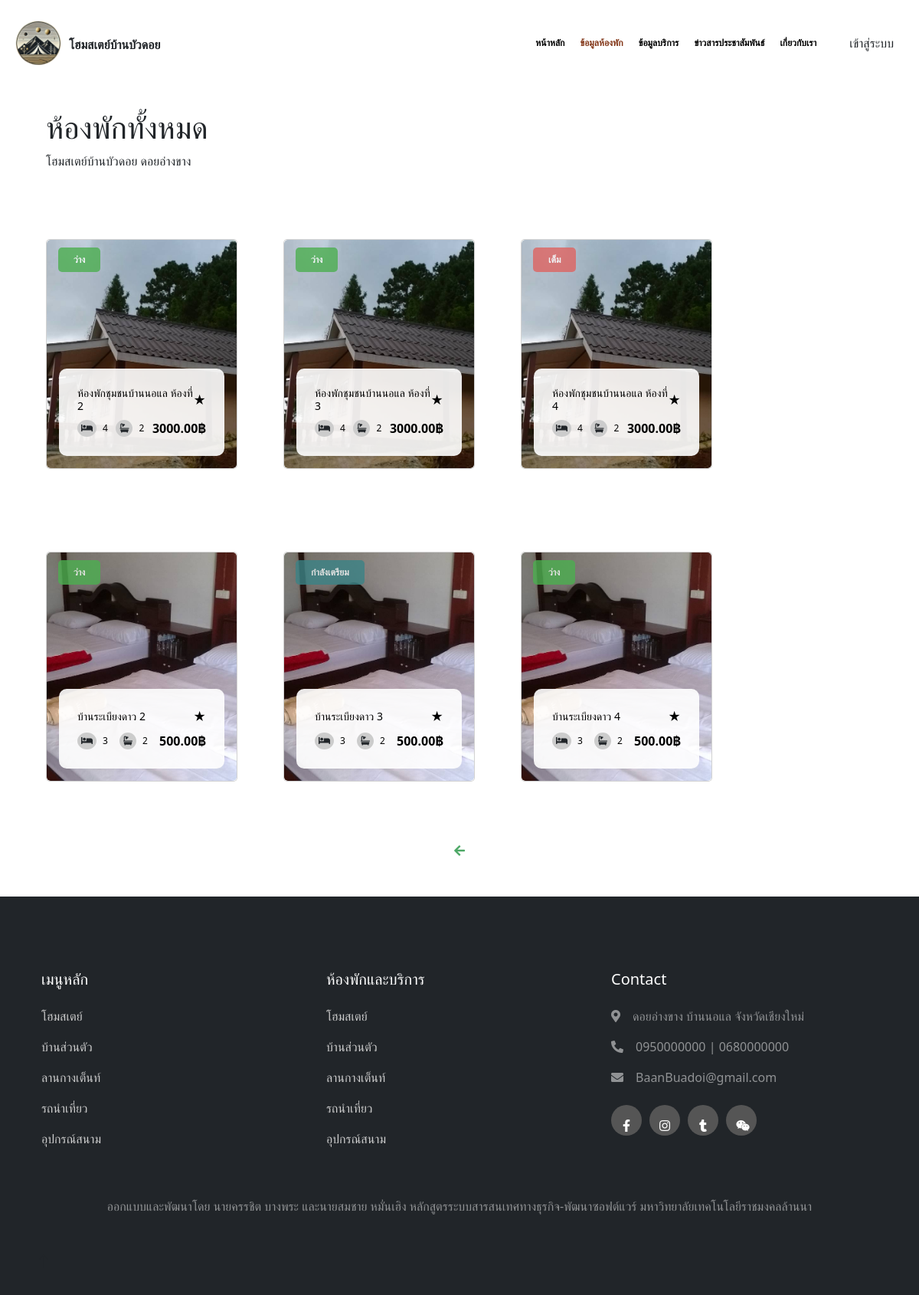
The app's page /room_product.php?page=2 with its own data.
### tables this page shows
CREATE TABLE `room_product` (
  `roomID` smallint(5) UNSIGNED ZEROFILL NOT NULL,
  `roomPrice` decimal(8,2) NOT NULL,
  `roomName` varchar(100) NOT NULL,
  `roomDetail` varchar(500) NOT NULL,
  `roomBed` smallint(3) NOT NULL,
  `roomBath` smallint(3) NOT NULL,
  `roomLocation` varchar(500) NOT NULL,
  `roomPic` varchar(100) NOT NULL,
  `roomMax` smallint(2) NOT NULL,
  `roomMin` tinyint(1) NOT NULL,
  `stdID` smallint(5) UNSIGNED ZEROFILL NOT NULL
);

### room_product.php (the view, shortened to what this page needs)
<?php
$db_con = connect_db();
?>
<!DOCTYPE html>
<html lang="en">
<head>
    <link href="https://cdn.jsdelivr.net/npm/bootstrap@5.0.2/dist/css/bootstrap.min.css" rel="stylesheet">
    <link rel="stylesheet" href="tabbar_view/nav_bar.css">
    <link rel="stylesheet" href="style1.css">
    <link rel="stylesheet" href="button.css">
    <link rel="stylesheet" href="card.css">
    <link href="https://cdnjs.cloudflare.com/ajax/libs/font-awesome/5.10.0/css/all.min.css" rel="stylesheet">
    <link href="https://cdn.jsdelivr.net/npm/bootstrap-icons@1.4.1/font/bootstrap-icons.css" rel="stylesheet">
    <link href="lib/animate/animate.min.css" rel="stylesheet">
    <link href="lib/owlcarousel/assets/owl.carousel.min.css" rel="stylesheet">
    <link href="css/bootstrap.min.css" rel="stylesheet">
    <link rel="stylesheet" href="https://cdn.datatables.net/2.1.4/css/dataTables.dataTables.css" />
    <link href="https://cdnjs.cloudflare.com/ajax/libs/bootstrap-datepicker/1.9.0/css/bootstrap-datepicker.min.css" rel="stylesheet">
    <link rel="stylesheet" href="https://cdn.jsdelivr.net/npm/sweetalert2@11/dist/sweetalert2.min.css">
</head>
<body>
    <div class="container-xxl bg-white p-0">
        <nav id="navbar">
            <?php include("tabbar_view/tab_bar.php"); ?>
        </nav>
        <div class="text-start mx-auto mb-5 wow slideInLeft" data-wow-delay="0.1s">
            <div id="title2" style="margin: 60px 60px">
                <h1>ห้องพักทั้งหมด</h1>
                <p>โฮมสเตย์บ้านบัวดอย ดอยอ่างขาง</p>
            </div>
        </div>
        <?php
            $stdID = isset($_GET['stdID']) ? $_GET['stdID'] : null;
            $page = isset($_GET['page']) ? (int)$_GET['page'] : 1;
            $limit = 12;
            $offset = ($page - 1) * $limit;
            if ($stdID) {
                $sql = 'SELECT roomPic, roomName, roomID, roomBed, roomBath, roomPrice, stdID FROM room_product WHERE stdID = :stdID LIMIT :limit OFFSET :offset';
                $stmt = $db_con->prepare($sql);
                $stmt->bindParam(':stdID', $stdID, PDO::PARAM_STR);
                $stmt->bindParam(':limit', $limit, PDO::PARAM_INT);
                $stmt->bindParam(':offset', $offset, PDO::PARAM_INT);
                $stmt->execute();
            } else {
                $sql = 'SELECT roomPic, roomName, roomID, roomBed, roomBath, roomPrice, stdID FROM room_product LIMIT :limit OFFSET :offset';
                $stmt = $db_con->prepare($sql);
                $stmt->bindParam(':limit', $limit, PDO::PARAM_INT);
                $stmt->bindParam(':offset', $offset, PDO::PARAM_INT);
                $stmt->execute();
            }
            $rooms = $stmt->fetchAll(PDO::FETCH_ASSOC);
            ?>
            <div class="produc_pre d-flex flex-row flex-wrap justify-content-start" style="margin: 0 30px;" id="room">
                <?php foreach ($rooms as $room) {
                    if ($room['stdID'] == '00001') {
                        $statusText = 'ว่าง';
                        $badgeColor = '#4caf50';
                    } elseif ($room['stdID'] == '00002') {
                        $statusText = 'เต็ม';
                        $badgeColor = '#DE6461';
                    } elseif ($room['stdID'] == '00003') {
                        $statusText = 'กำลังเตรียม';
                        $badgeColor = '#3B8386';
                    } else {
                    }
                ?>
                <div class="wow fadeInUp" data-wow-delay="0.5s" style="margin: 30px;">
                    <div class="card position-relative text-white card-hover mb-5" style="width: 250px; height: 300px; overflow: hidden; position: relative; border-radius: 5px;">
                        <img src="img/room_pic/<?php echo $room['roomPic']; ?>" class="card-img" alt="Room Image" style="height: 100%; object-fit: cover;">
                        <span class="badge position-absolute custom-badge" style="top: 10px; left: 15px; background-color: <?php echo $badgeColor; ?>; color: white; border-radius: 5px; padding: 10px; opacity: 80%; padding: 10px 20px;">
                            <?php echo $statusText; ?>
                        </span>
                        <div class="card-img-overlay d-flex flex-column justify-content-end" style="color: #000;">
                            <div class="overlay-content p-4" style="background: rgba(255, 255, 255, 0.9); border-radius: 10px; transition: transform 0.3s;">
                                <div class="d-flex justify-content-between align-items-center mb-2">
                                    <h5 class="card-title m-0" style="font-size: 14px;"><?php echo $room['roomName']; ?></h5>
                                    <p class="m-0">★ </p>
                                </div>
                                <div class="d-flex justify-content-between align-items-center" style="font-size: 12px;">
                                    <span class="icon-text" style="display: flex; align-items: center;"><i class="fa fa-bed text-dark me-2" style="background-color: #ccc; border-radius: 50%; padding: 5px; margin-right: 5px;"></i> <?php echo $room['roomBed']; ?></span>
                                    <span class="icon-text" style="display: flex; align-items: center;"><i class="fa fa-bath text-dark me-2" style="background-color: #ccc; border-radius: 50%; padding: 5px; margin-right: 5px;"></i> <?php echo $room['roomBath']; ?></span>
                                    <p class="card-text text-right font-weight-bold" style="font-size: 16px; font-weight: bold;"><?php echo $room['roomPrice']; ?>฿</p>
                                </div>
                            </div>
                        </div>
                    </div>
                </div>
                <?php } ?>
            </div>
            <div class="pagination d-flex justify-content-center">
                <?php
                if ($page > 1) {
                    echo '<a href="?page=' . ($page - 1) . '"><i class="fa fa-arrow-left" style="color: #4DA866;"></i></a>';
                }
                ?>
            </div>
    </div>
    <nav>
        <?php include("footer.php"); ?>
    </nav>
</body>
</html>

### tabbar_view/nav_bar.css (style rules this page uses)
#navbar { transition: all 0.3s ease; }

### style1.css (style rules this page uses)
body { margin: 0; padding: 0; font-family: kkfont; }
nav { z-index: 3; position: sticky; top: 15px; }
.card { overflow: hidden; }
.card-img { transition: transform 0.3s ease-in-out; }

### records on screen
room_product: roomPic (picture), stdID "ว่าง", roomName "ห้องพักชุมชนบ้านนอแล ห้องที่ 2", roomBed "4", roomBath "2", roomPrice "3000.00"
room_product: roomPic (picture), stdID "ว่าง", roomName "ห้องพักชุมชนบ้านนอแล ห้องที่ 3", roomBed "4", roomBath "2", roomPrice "3000.00"
room_product: roomPic (picture), stdID "เต็ม", roomName "ห้องพักชุมชนบ้านนอแล ห้องที่ 4", roomBed "4", roomBath "2", roomPrice "3000.00"
room_product: roomPic (picture), stdID "ว่าง", roomName "บ้านระเบียงดาว 2", roomBed "3", roomBath "2", roomPrice "500.00"
room_product: roomPic (picture), stdID "กำลังเตรียม", roomName "บ้านระเบียงดาว 3", roomBed "3", roomBath "2", roomPrice "500.00"
room_product: roomPic (picture), stdID "ว่าง", roomName "บ้านระเบียงดาว 4", roomBed "3", roomBath "2", roomPrice "500.00"
